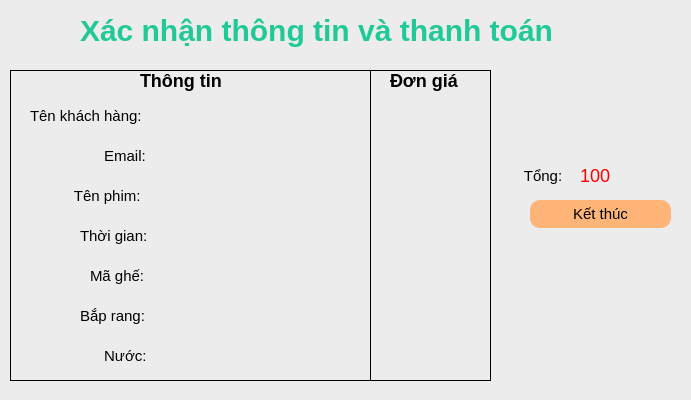
<?xml version="1.0" encoding="UTF-8"?>
<ui version="4.0">
 <class>Payment</class>
 <widget class="QMainWindow" name="Payment">
  <property name="geometry">
   <rect>
    <x>0</x>
    <y>0</y>
    <width>691</width>
    <height>400</height>
   </rect>
  </property>
  <property name="windowTitle">
   <string>Payment</string>
  </property>
  <widget class="QWidget" name="centralwidget">
   <widget class="QGroupBox" name="groupBox">
    <property name="geometry">
     <rect>
      <x>-10</x>
      <y>-10</y>
      <width>711</width>
      <height>431</height>
     </rect>
    </property>
    <property name="styleSheet">
     <string notr="true">font-size: 15px; </string>
    </property>
    <property name="title">
     <string/>
    </property>
    <widget class="QLabel" name="label_2">
     <property name="geometry">
      <rect>
       <x>90</x>
       <y>20</y>
       <width>511</width>
       <height>41</height>
      </rect>
     </property>
     <property name="styleSheet">
      <string notr="true">font-size: 30px; font-weight: bold; color: #20c997</string>
     </property>
     <property name="text">
      <string>Xác nhận thông tin và thanh toán</string>
     </property>
    </widget>
    <widget class="QGroupBox" name="groupBox_2">
     <property name="geometry">
      <rect>
       <x>20</x>
       <y>80</y>
       <width>141</width>
       <height>311</height>
      </rect>
     </property>
     <property name="styleSheet">
      <string notr="true"> QLabel{font-size: 15px; } QGroupBox{border: 1px solid black; border-right: none}</string>
     </property>
     <property name="title">
      <string/>
     </property>
     <widget class="QLabel" name="label">
      <property name="geometry">
       <rect>
        <x>20</x>
        <y>30</y>
        <width>111</width>
        <height>31</height>
       </rect>
      </property>
      <property name="text">
       <string>Tên khách hàng:</string>
      </property>
     </widget>
     <widget class="QLabel" name="label_3">
      <property name="geometry">
       <rect>
        <x>90</x>
        <y>70</y>
        <width>51</width>
        <height>31</height>
       </rect>
      </property>
      <property name="text">
       <string> Email:</string>
      </property>
     </widget>
     <widget class="QLabel" name="label_6">
      <property name="geometry">
       <rect>
        <x>80</x>
        <y>190</y>
        <width>61</width>
        <height>31</height>
       </rect>
      </property>
      <property name="text">
       <string>Mã ghế:</string>
      </property>
     </widget>
     <widget class="QLabel" name="label_7">
      <property name="geometry">
       <rect>
        <x>70</x>
        <y>230</y>
        <width>71</width>
        <height>31</height>
       </rect>
      </property>
      <property name="text">
       <string>Bắp rang:</string>
      </property>
     </widget>
     <widget class="QLabel" name="label_8">
      <property name="geometry">
       <rect>
        <x>90</x>
        <y>270</y>
        <width>51</width>
        <height>31</height>
       </rect>
      </property>
      <property name="text">
       <string> Nước:</string>
      </property>
     </widget>
     <widget class="QLabel" name="label_11">
      <property name="geometry">
       <rect>
        <x>60</x>
        <y>110</y>
        <width>71</width>
        <height>31</height>
       </rect>
      </property>
      <property name="text">
       <string> Tên phim:</string>
      </property>
     </widget>
     <widget class="QLabel" name="label_12">
      <property name="geometry">
       <rect>
        <x>70</x>
        <y>150</y>
        <width>71</width>
        <height>31</height>
       </rect>
      </property>
      <property name="text">
       <string>Thời gian:</string>
      </property>
     </widget>
    </widget>
    <widget class="QGroupBox" name="groupBox_3">
     <property name="geometry">
      <rect>
       <x>160</x>
       <y>80</y>
       <width>221</width>
       <height>311</height>
      </rect>
     </property>
     <property name="styleSheet">
      <string notr="true">QTextEdit, QLabel{font-size: 18px; } QGroupBox{border: 1px solid black; border-left: none}</string>
     </property>
     <property name="title">
      <string/>
     </property>
     <widget class="QLabel" name="name_customer">
      <property name="geometry">
       <rect>
        <x>10</x>
        <y>30</y>
        <width>191</width>
        <height>31</height>
       </rect>
      </property>
      <property name="text">
       <string/>
      </property>
     </widget>
     <widget class="QLabel" name="email">
      <property name="geometry">
       <rect>
        <x>10</x>
        <y>70</y>
        <width>191</width>
        <height>31</height>
       </rect>
      </property>
      <property name="text">
       <string/>
      </property>
     </widget>
     <widget class="QTextEdit" name="chairs">
      <property name="geometry">
       <rect>
        <x>10</x>
        <y>190</y>
        <width>201</width>
        <height>31</height>
       </rect>
      </property>
      <property name="styleSheet">
       <string notr="true">border: none; background: transparent;</string>
      </property>
      <property name="readOnly">
       <bool>true</bool>
      </property>
      <property name="html">
       <string>&lt;!DOCTYPE HTML PUBLIC &quot;-//W3C//DTD HTML 4.0//EN&quot; &quot;http://www.w3.org/TR/REC-html40/strict.dtd&quot;&gt;
&lt;html&gt;&lt;head&gt;&lt;meta name=&quot;qrichtext&quot; content=&quot;1&quot; /&gt;&lt;style type=&quot;text/css&quot;&gt;
p, li { white-space: pre-wrap; }
&lt;/style&gt;&lt;/head&gt;&lt;body style=&quot; font-family:'MS Shell Dlg 2'; font-size:18px; font-weight:400; font-style:normal;&quot;&gt;
&lt;p style=&quot;-qt-paragraph-type:empty; margin-top:0px; margin-bottom:0px; margin-left:0px; margin-right:0px; -qt-block-indent:0; text-indent:0px;&quot;&gt;&lt;br /&gt;&lt;/p&gt;&lt;/body&gt;&lt;/html&gt;</string>
      </property>
     </widget>
     <widget class="QLabel" name="popcorn">
      <property name="geometry">
       <rect>
        <x>10</x>
        <y>230</y>
        <width>81</width>
        <height>31</height>
       </rect>
      </property>
      <property name="text">
       <string/>
      </property>
     </widget>
     <widget class="QLabel" name="water">
      <property name="geometry">
       <rect>
        <x>10</x>
        <y>270</y>
        <width>81</width>
        <height>31</height>
       </rect>
      </property>
      <property name="text">
       <string/>
      </property>
     </widget>
     <widget class="QTextEdit" name="name_movie">
      <property name="geometry">
       <rect>
        <x>10</x>
        <y>110</y>
        <width>201</width>
        <height>31</height>
       </rect>
      </property>
      <property name="styleSheet">
       <string notr="true">border: none; background: transparent;</string>
      </property>
      <property name="readOnly">
       <bool>true</bool>
      </property>
      <property name="html">
       <string>&lt;!DOCTYPE HTML PUBLIC &quot;-//W3C//DTD HTML 4.0//EN&quot; &quot;http://www.w3.org/TR/REC-html40/strict.dtd&quot;&gt;
&lt;html&gt;&lt;head&gt;&lt;meta name=&quot;qrichtext&quot; content=&quot;1&quot; /&gt;&lt;style type=&quot;text/css&quot;&gt;
p, li { white-space: pre-wrap; }
&lt;/style&gt;&lt;/head&gt;&lt;body style=&quot; font-family:'MS Shell Dlg 2'; font-size:18px; font-weight:400; font-style:normal;&quot;&gt;
&lt;p style=&quot;-qt-paragraph-type:empty; margin-top:0px; margin-bottom:0px; margin-left:0px; margin-right:0px; -qt-block-indent:0; text-indent:0px;&quot;&gt;&lt;br /&gt;&lt;/p&gt;&lt;/body&gt;&lt;/html&gt;</string>
      </property>
     </widget>
     <widget class="QLabel" name="calendar">
      <property name="geometry">
       <rect>
        <x>10</x>
        <y>150</y>
        <width>191</width>
        <height>31</height>
       </rect>
      </property>
      <property name="text">
       <string/>
      </property>
     </widget>
    </widget>
    <widget class="QGroupBox" name="groupBox_4">
     <property name="geometry">
      <rect>
       <x>380</x>
       <y>80</y>
       <width>121</width>
       <height>311</height>
      </rect>
     </property>
     <property name="styleSheet">
      <string notr="true">QLabel{font-size: 18px} QGroupBox{border: 1px solid black}</string>
     </property>
     <property name="title">
      <string/>
     </property>
     <widget class="QLabel" name="total_popcorn">
      <property name="geometry">
       <rect>
        <x>10</x>
        <y>230</y>
        <width>81</width>
        <height>31</height>
       </rect>
      </property>
      <property name="text">
       <string/>
      </property>
     </widget>
     <widget class="QLabel" name="total_water">
      <property name="geometry">
       <rect>
        <x>10</x>
        <y>270</y>
        <width>81</width>
        <height>31</height>
       </rect>
      </property>
      <property name="text">
       <string/>
      </property>
     </widget>
     <widget class="QLabel" name="total_ticket">
      <property name="geometry">
       <rect>
        <x>10</x>
        <y>190</y>
        <width>81</width>
        <height>31</height>
       </rect>
      </property>
      <property name="text">
       <string/>
      </property>
     </widget>
    </widget>
    <widget class="QLabel" name="label_20">
     <property name="geometry">
      <rect>
       <x>530</x>
       <y>170</y>
       <width>51</width>
       <height>31</height>
      </rect>
     </property>
     <property name="text">
      <string> Tổng:</string>
     </property>
    </widget>
    <widget class="QLabel" name="total">
     <property name="geometry">
      <rect>
       <x>590</x>
       <y>170</y>
       <width>101</width>
       <height>31</height>
      </rect>
     </property>
     <property name="styleSheet">
      <string notr="true">color: red; font-size: 18px</string>
     </property>
     <property name="text">
      <string>100</string>
     </property>
    </widget>
    <widget class="QPushButton" name="btn_done">
     <property name="geometry">
      <rect>
       <x>540</x>
       <y>210</y>
       <width>141</width>
       <height>28</height>
      </rect>
     </property>
     <property name="styleSheet">
      <string notr="true">QPushButton{border-radius: 10px; background: #FFB578} QPushButton:hover{color: white}</string>
     </property>
     <property name="text">
      <string>Kết thúc</string>
     </property>
    </widget>
    <widget class="QLabel" name="label_4">
     <property name="geometry">
      <rect>
       <x>150</x>
       <y>70</y>
       <width>101</width>
       <height>41</height>
      </rect>
     </property>
     <property name="styleSheet">
      <string notr="true">font-size: 18px; font-weight: bold</string>
     </property>
     <property name="text">
      <string>Thông tin</string>
     </property>
    </widget>
    <widget class="QLabel" name="label_5">
     <property name="geometry">
      <rect>
       <x>400</x>
       <y>70</y>
       <width>71</width>
       <height>41</height>
      </rect>
     </property>
     <property name="styleSheet">
      <string notr="true">font-size: 18px; font-weight: bold</string>
     </property>
     <property name="text">
      <string>Đơn giá</string>
     </property>
    </widget>
   </widget>
  </widget>
 </widget>
 <resources/>
 <connections/>
</ui>
